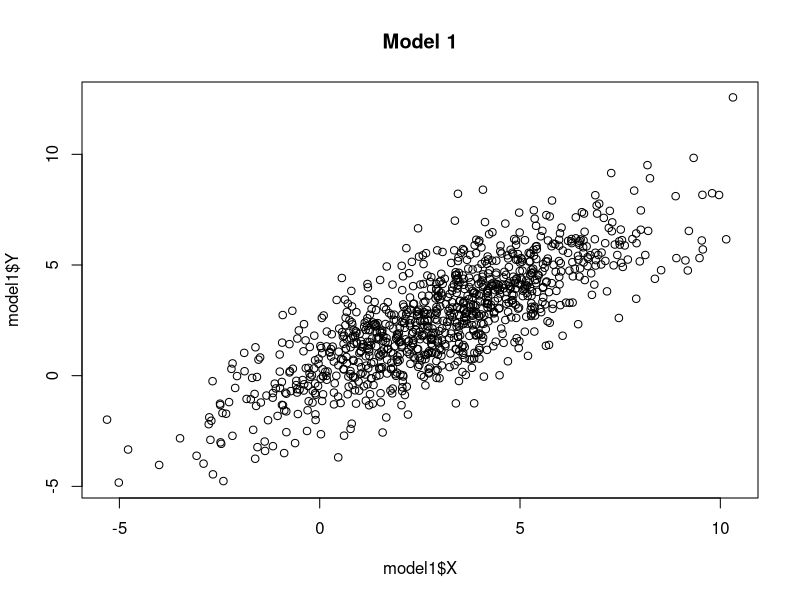
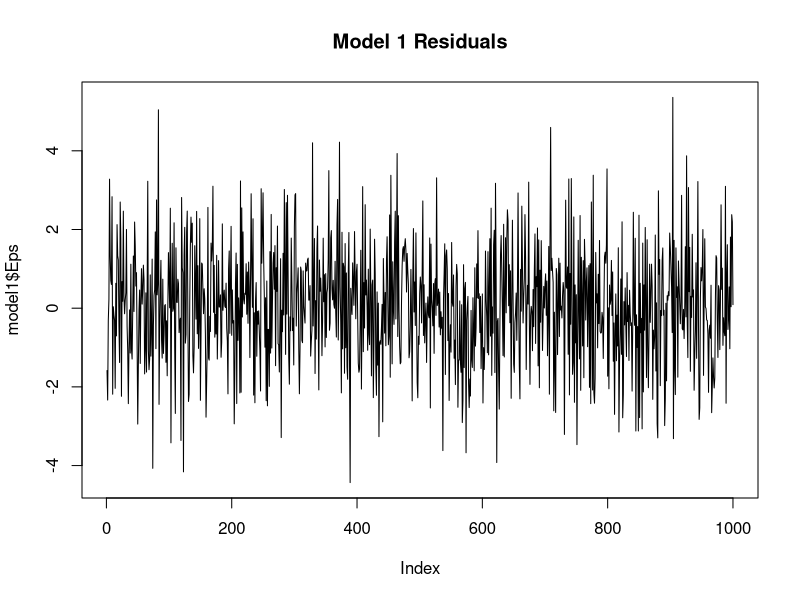
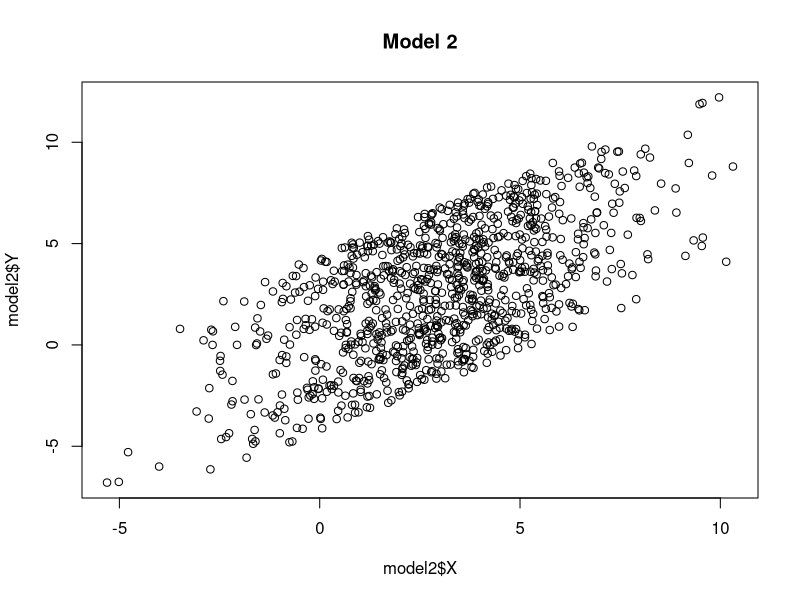
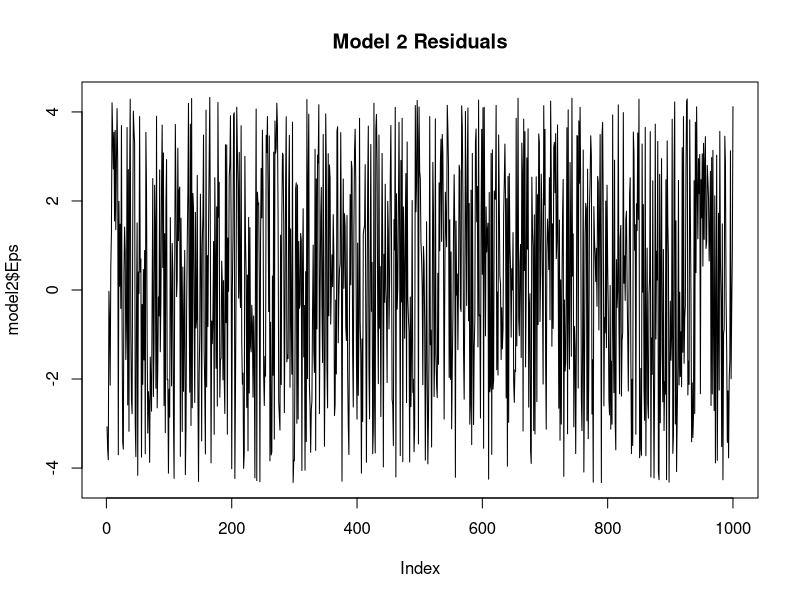
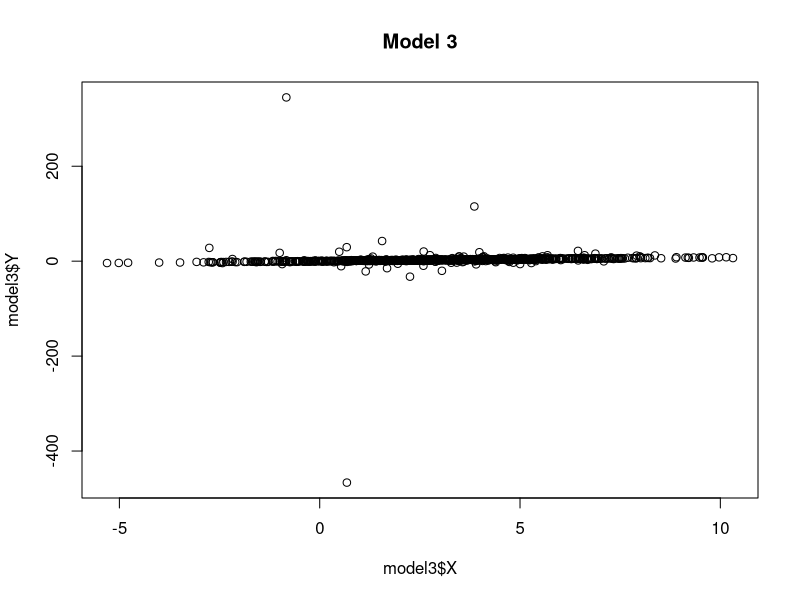
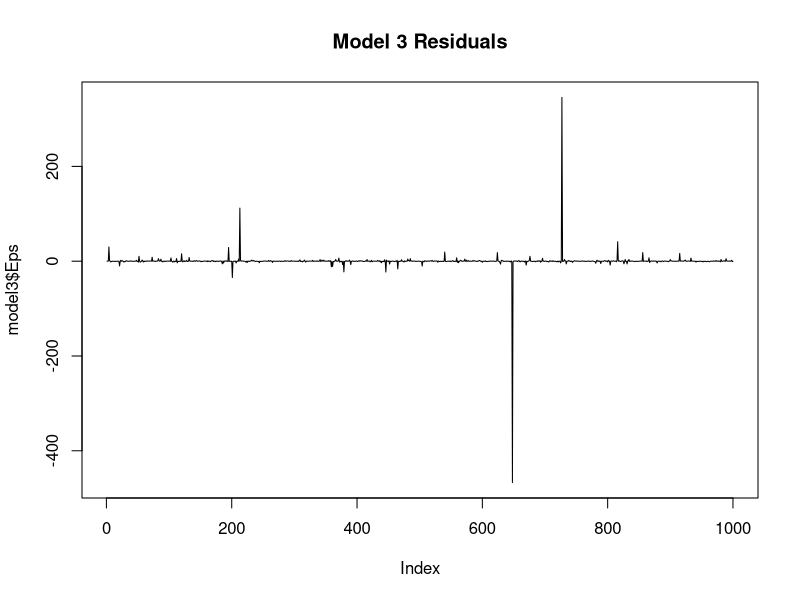
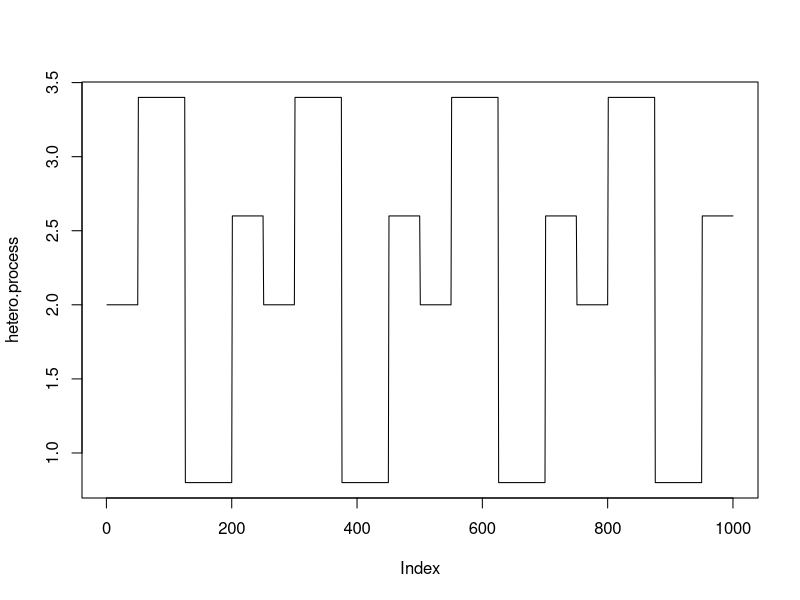
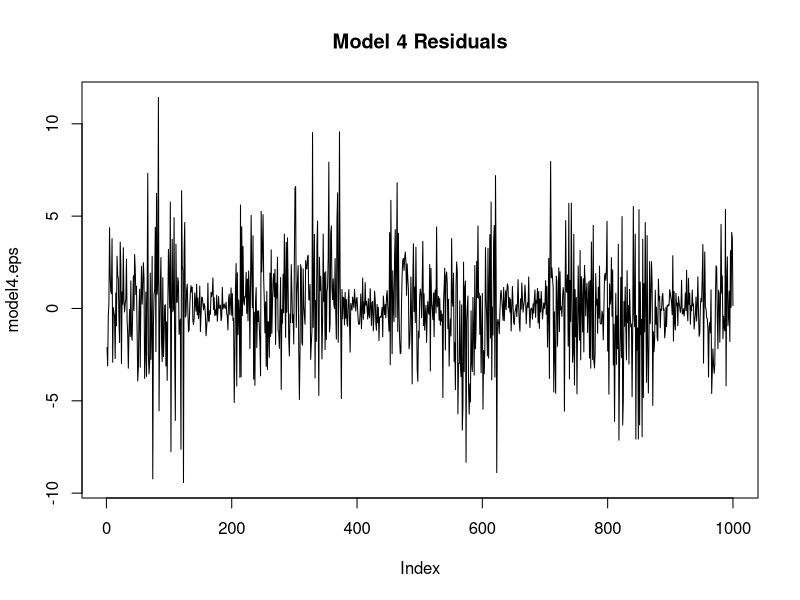

Generate these figures, in order, with R:
## ---- chunk 1
# Slope and Intercept
a <- 0.8; b <- 0.1
sample.n <- 1000

# Seeds
seed1 <- 111
seed2 <- 1112131415

options(scipen = 5)
## ---- chunk 2
# Simulate the model using rnorm() for X and Eps
set.seed(seed1)
model1.x.sd <- 2.5
model1.x <- rnorm(sample.n, mean = 3, sd = model1.x.sd)
set.seed(seed2)
model1.eps.sd <- 1.5
model1.eps <- rnorm(sample.n, mean = 0, sd = model1.eps.sd)

model1.y <- (a * model1.x + b) + model1.eps
model1 <- data.frame(Y=model1.y, X=model1.x, Eps=model1.eps)

# Inspect results
title <- "Model 1"
head(model1)
plot(model1$X, model1$Y, main = title)
plot(model1$Eps, type = "l", main = paste(title, "Residuals"))
## ---- chunk 3
# Simulate the model using X from Model 1 and runif() for Eps
set.seed(seed2)
model2.eps <- runif(sample.n, min = -4.33, max = 4.33)

model2.y <- (a * model1.x + b) + model2.eps
model2 <- data.frame(Y=model2.y, X=model1.x, Eps=model2.eps)

# Inspect results
title <- "Model 2"
head(model2)
plot(model2$X, model2$Y, main = title)
plot(model2$Eps, type = "l", main = paste(title, "Residuals"))
## ---- chunk 4
# Simulate the model using X from Model 1 and rcauchy() for Eps
set.seed(seed2)
model3.eps <- rcauchy(sample.n, location = 0, scale = 0.3)

model3.y <- (a * model1.x + b) + model3.eps
model3 <- data.frame(Y=model3.y, X=model1.x, Eps=model3.eps)

# Inspect results
title <- "Model 3"
head(model3)
plot(model3$X, model3$Y, main = title)
plot(model3$Eps, type = "l", main = paste(title, "Residuals"))
## ---- chunk 5
(sd(model3$Eps))
## ---- chunk 6
model3.eps1 <- rcauchy(sample.n, location = 0, scale = 0.3)
model3.eps2 <- rcauchy(sample.n, location = 0, scale = 0.3)
model3.eps3 <- rcauchy(sample.n, location = 0, scale = 0.3)
model3.eps4 <- rcauchy(sample.n, location = 0, scale = 0.3)
model3.eps5 <- rcauchy(sample.n, location = 0, scale = 0.3)
c(sd(model3.eps1), sd(model3.eps2), sd(model3.eps3), sd(model3.eps4), sd(model3.eps5))
## ---- chunk 7
# Create heteroscedastic process
hetero.sd <- c(2, 3.4, 0.8, 2.6)
hetero.loop <- c(rep(hetero.sd[1], 50),
                 rep(hetero.sd[2], 75),
                 rep(hetero.sd[3], 75),
                 rep(hetero.sd[4], 50))
hetero.process <- rep(hetero.loop, 4)
plot(hetero.process, type = "l")

# Simulate the linear model residuals Eps with changing standard deviations.
set.seed(seed2)
model4.eps <- rnorm(sample.n) * hetero.process

# Plot the residuals
title <- "Model 4"
plot(model4.eps, type = "l", main = paste(title, "Residuals"))
## ---- chunk 8
hetero.x <- (100 * floor(min(model4.eps))) : (100 * ceiling(max(model4.eps)))
hetero.x <- hetero.x / 100

# Plot the theoretical distribution
plot(hetero.x, dnorm(hetero.x, mean = mean(model4.eps), sd = sd(model4.eps)), 
     type = "l", ylim = c(0, 0.3), col = "black", 
     ylab = "Distribution of Heteroscedastic Eps")

# And the heteroscedastic sample distribution
lines(density(model4.eps), col = "Red")
## ---- chunk 9
model4.y <- (a * model1.x + b) + model4.eps
model4 <- data.frame(Y=model4.y, X=model1.x, Eps=model4.eps)

# Inspect results
plot(model4$X, model4$Y, main = title)
## ---- chunk 10
# Calculate squared correlation coefficient using the parameters specified 
#   for Model 1 X and Eps
(rho.sq.theoretical <- (a * model1.x.sd)^2 / ((a * model1.x.sd)^2 + model1.eps.sd^2))
